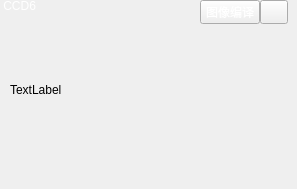
                <widget class="QWidget" name="widget_p14" native="true">
                 <widget class="QLabel" name="label_p14">
                  <property name="geometry">
                   <rect>
                    <x>0</x>
                    <y>0</y>
                    <width>54</width>
                    <height>12</height>
                   </rect>
                  </property>
                  <property name="styleSheet">
                   <string notr="true">color: rgb(255, 255, 255);
background-color: transparent;</string>
                  </property>
                  <property name="text">
                   <string> CCD6</string>
                  </property>
                 </widget>
                 <widget class="QPushButton" name="pushButton_p14_3">
                  <property name="geometry">
                   <rect>
                    <x>260</x>
                    <y>0</y>
                    <width>28</width>
                    <height>24</height>
                   </rect>
                  </property>
                  <property name="sizePolicy">
                   <sizepolicy hsizetype="Fixed" vsizetype="Fixed">
                    <horstretch>0</horstretch>
                    <verstretch>0</verstretch>
                   </sizepolicy>
                  </property>
                  <property name="styleSheet">
                   <string notr="true">color: rgb(255, 255, 255);</string>
                  </property>
                  <property name="text">
                   <string/>
                  </property>
                  <property name="icon">
                   <iconset resource="../resource.qrc">
                    <normaloff>:/run/icon/run.png</normaloff>:/run/icon/run.png</iconset>
                  </property>
                 </widget>
                 <widget class="QPushButton" name="pushButton_p14_1">
                  <property name="geometry">
                   <rect>
                    <x>200</x>
                    <y>0</y>
                    <width>60</width>
                    <height>24</height>
                   </rect>
                  </property>
                  <property name="sizePolicy">
                   <sizepolicy hsizetype="Fixed" vsizetype="Fixed">
                    <horstretch>0</horstretch>
                    <verstretch>0</verstretch>
                   </sizepolicy>
                  </property>
                  <property name="minimumSize">
                   <size>
                    <width>60</width>
                    <height>24</height>
                   </size>
                  </property>
                  <property name="maximumSize">
                   <size>
                    <width>60</width>
                    <height>24</height>
                   </size>
                  </property>
                  <property name="styleSheet">
                   <string notr="true">color: rgb(255, 255, 255);</string>
                  </property>
                  <property name="text">
                   <string>图像编译</string>
                  </property>
                  <property name="autoRepeatDelay">
                   <number>300</number>
                  </property>
                  <property name="autoRepeatInterval">
                   <number>100</number>
                  </property>
                  <property name="autoDefault">
                   <bool>false</bool>
                  </property>
                  <property name="default">
                   <bool>false</bool>
                  </property>
                 </widget>
                 <widget class="QLabel" name="label_p14_central">
                  <property name="geometry">
                   <rect>
                    <x>10</x>
                    <y>0</y>
                    <width>270</width>
                    <height>180</height>
                   </rect>
                  </property>
                  <property name="text">
                   <string>TextLabel</string>
                  </property>
                 </widget>
                 <zorder>label_p14_central</zorder>
                 <zorder>label_p14</zorder>
                 <zorder>pushButton_p14_3</zorder>
                 <zorder>pushButton_p14_1</zorder>
                </widget>
